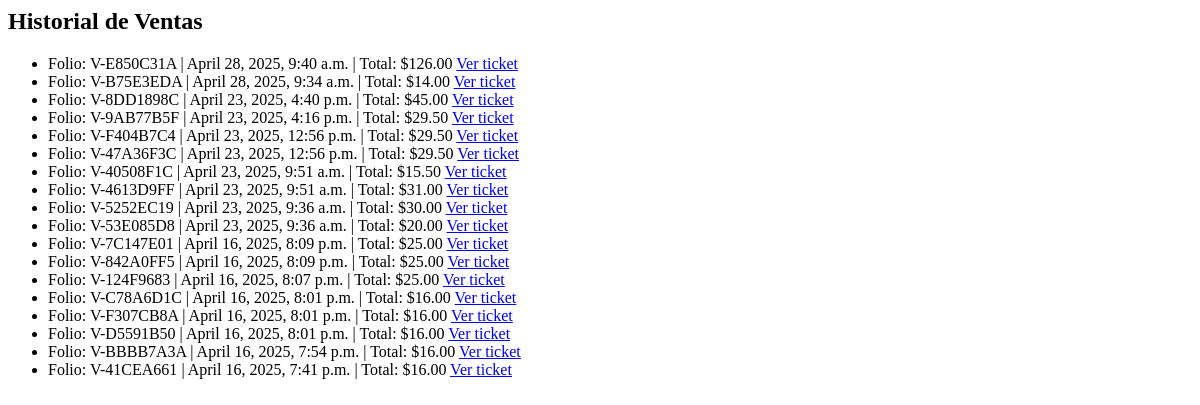
The page /historial_ventas/ (signed in) on the database as committed earlier.
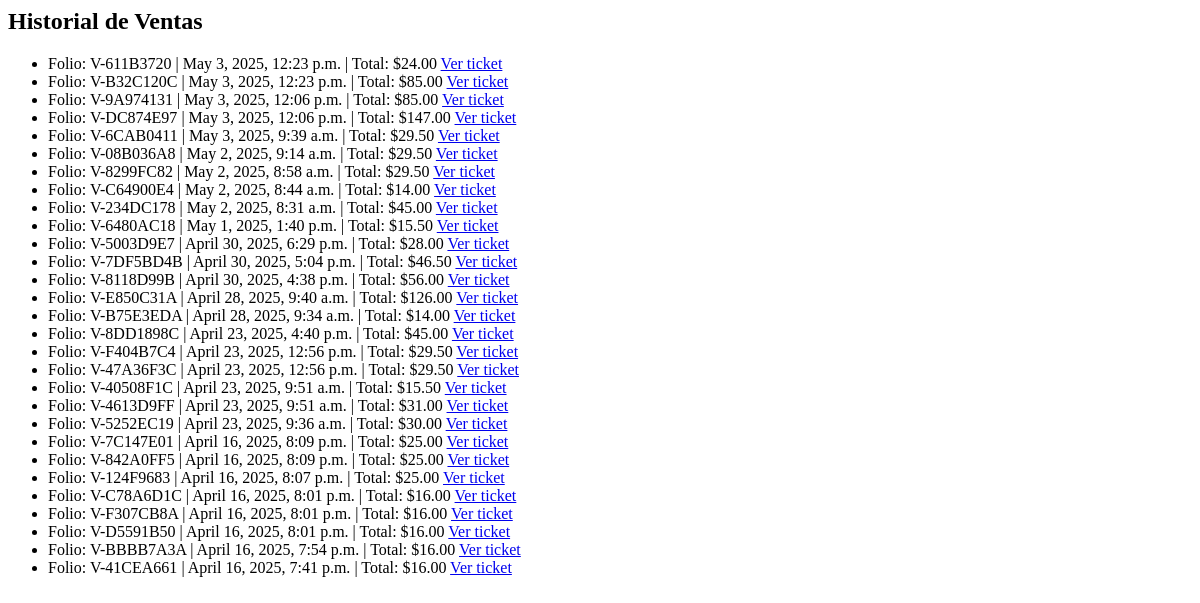
The same page on the database as committed later.
### tasks/models.py (models this page shows, shortened)
class Venta(models.Model):
    folio = models.CharField(primary_key=True, max_length=20, editable=False, unique=True)
    fecha = models.DateTimeField(auto_now_add=True)
    total = models.DecimalField(max_digits=10, decimal_places=2)
    usuario = models.ForeignKey(User, on_delete=models.CASCADE)
    metodo_pago = models.CharField(max_length=20)

### tasks/decorators.py (the view)
        @login_required
        def _wrapped_view(request, *args, **kwargs):
            try:
                usuario = Usuario.objects.get(user=request.user)
                if usuario.rol.nombre_rol in lista_roles or request.user.is_superuser:
                    return view_func(request, *args, **kwargs)
            except Usuario.DoesNotExist:
                pass
            return redirect('no_autorizado')

### tasks/context_processors.py (called while the page is built)
def rol_usuario(request):
    if request.user.is_authenticated:
        try:
            return {'user_rol': request.user.usuario.rol.nombre_rol}
        except:
            return {'user_rol': None}
    return {'user_rol': None}

### tasks/views.py (called while the page is built)
@roles_permitidos(['Administrador', 'Cajero', 'Ventas', 'Gerente'])
def historial_ventas(request):
    ventas = Venta.objects.all().order_by('-fecha')  # 👈 así ordenas por fecha descendente
    return render(request, 'historial_ventas.html', {'ventas': ventas})

### tasks/templates/historial_ventas.html
<h2>Historial de Ventas</h2>
<ul>
  {% for venta in ventas %}
    <li>
      Folio: {{ venta.folio }} | {{ venta.fecha }} | Total: ${{ venta.total }}
      <a href="{% url 'ver_ticket' venta.folio %}">Ver ticket</a>
    </li>
  {% endfor %}
</ul>

Rows that differ between the two databases and show on the page:
removed Venta: folio "V-9AB77B5F", fecha "April 23, 2025, 4:16 p.m.", total "29.50"
removed Venta: folio "V-53E085D8", fecha "April 23, 2025, 9:36 a.m.", total "20.00"
added Venta: folio "V-611B3720", fecha "May 3, 2025, 12:23 p.m.", total "24.00"
added Venta: folio "V-B32C120C", fecha "May 3, 2025, 12:23 p.m.", total "85.00"
added Venta: folio "V-9A974131", fecha "May 3, 2025, 12:06 p.m.", total "85.00"
added Venta: folio "V-DC874E97", fecha "May 3, 2025, 12:06 p.m.", total "147.00"
added Venta: folio "V-6CAB0411", fecha "May 3, 2025, 9:39 a.m.", total "29.50"
added Venta: folio "V-08B036A8", fecha "May 2, 2025, 9:14 a.m.", total "29.50"
added Venta: folio "V-8299FC82", fecha "May 2, 2025, 8:58 a.m.", total "29.50"
added Venta: folio "V-C64900E4", fecha "May 2, 2025, 8:44 a.m.", total "14.00"
added Venta: folio "V-234DC178", fecha "May 2, 2025, 8:31 a.m.", total "45.00"
added Venta: folio "V-6480AC18", fecha "May 1, 2025, 1:40 p.m.", total "15.50"
added Venta: folio "V-5003D9E7", fecha "April 30, 2025, 6:29 p.m.", total "28.00"
added Venta: folio "V-7DF5BD4B", fecha "April 30, 2025, 5:04 p.m.", total "46.50"
added Venta: folio "V-8118D99B", fecha "April 30, 2025, 4:38 p.m.", total "56.00"
